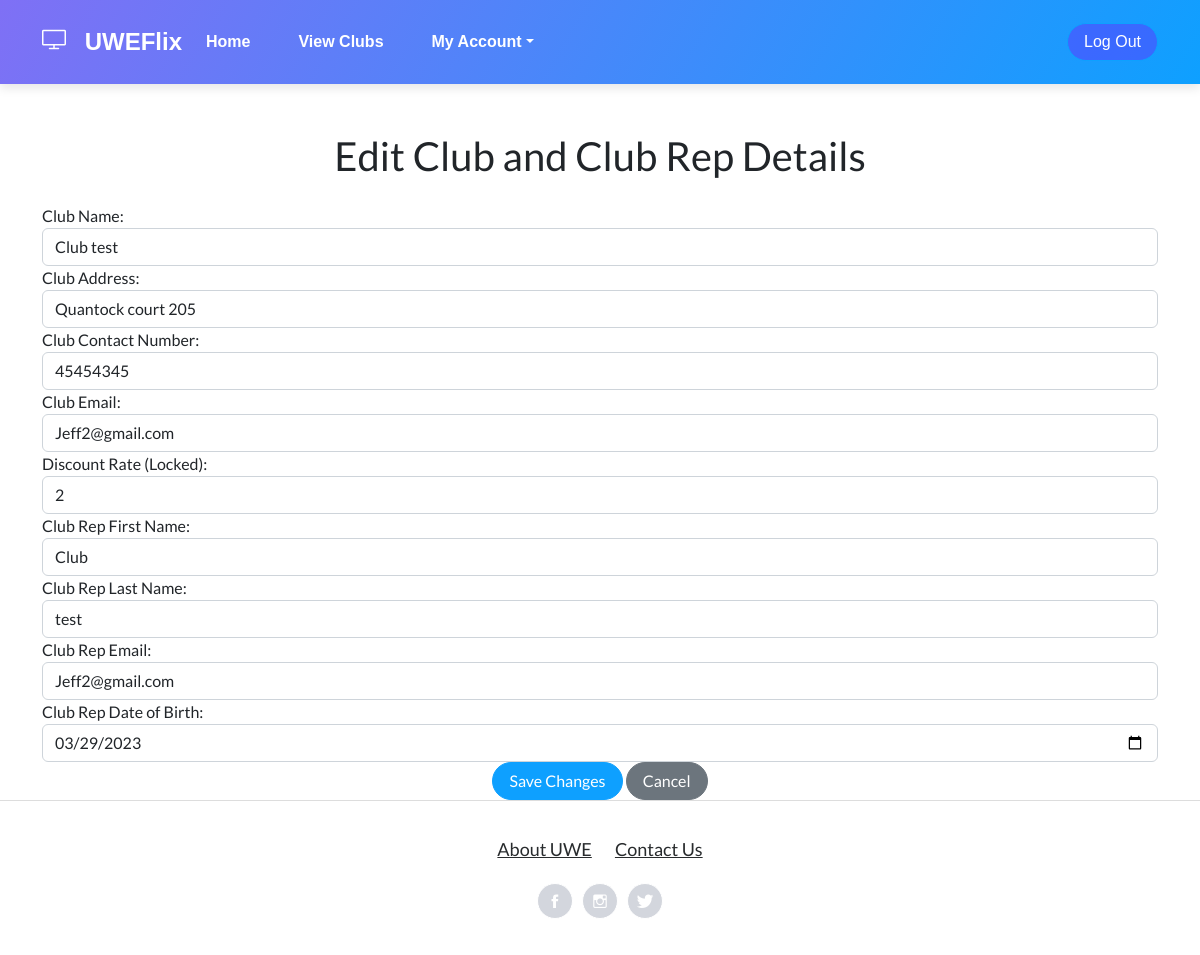
/cinmanager/club/1/update/, run on an earlier commit of the app's database.
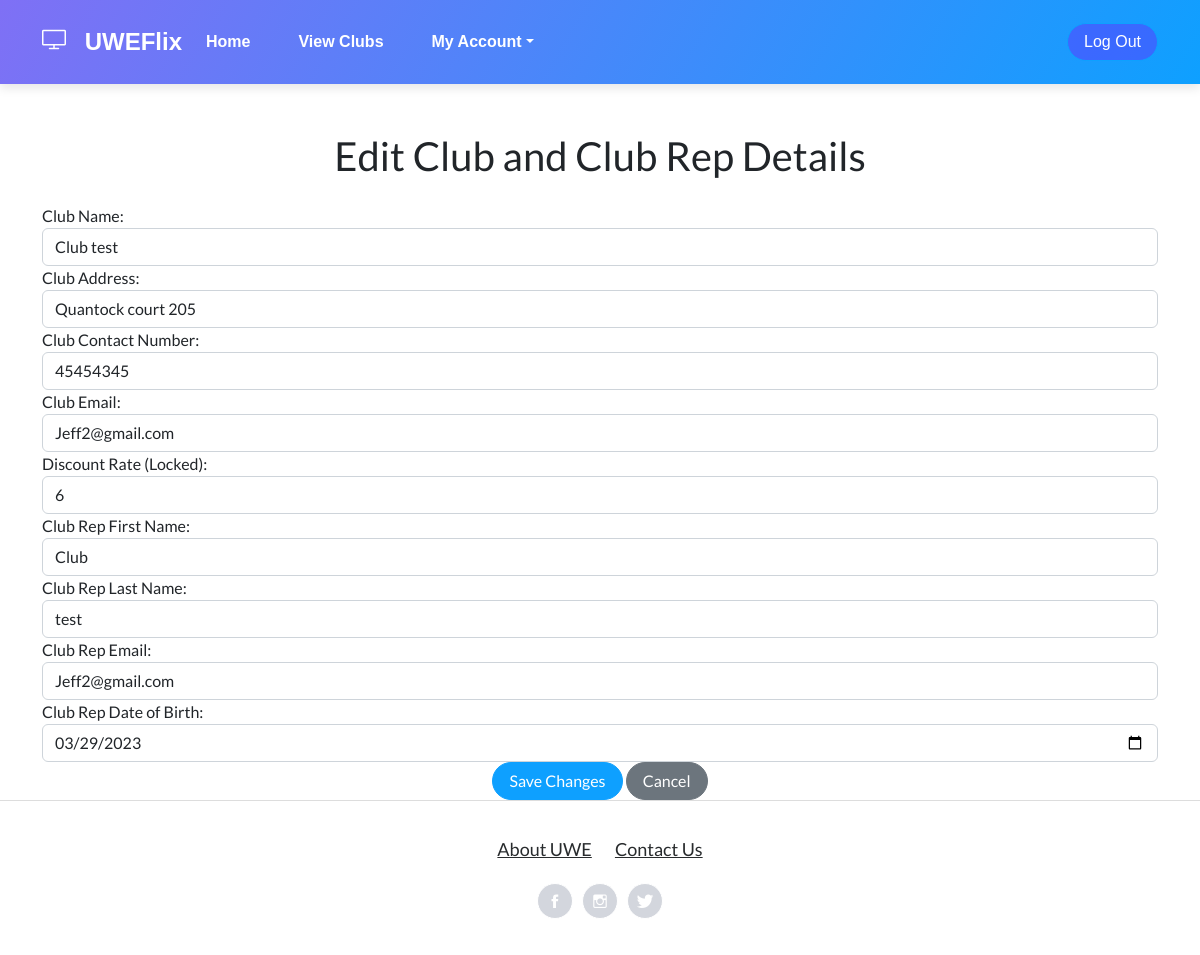
And on a later commit of the database.
### CinManager/models.py (models this page shows)
class Club(models.Model):
    id = models.AutoField(primary_key=True, unique=True)
    name = models.CharField(max_length=100)
    address = models.CharField(max_length=100)
    contact_number = models.CharField(max_length=100)
    email = models.CharField(max_length=100)
    discount_rate = models.PositiveIntegerField(default=0)

### CinManager/views.py (the view, shortened to what this page needs)
# urls.py: path('club/<int:club_id>/update/', views.update_club_rep, name='update_club_rep'),
def update_club_rep(request, club_id):
    userpermissions = check_permissions(request)
    club = Club.objects.get(pk=club_id)
    club_rep = ClubRep.objects.get(club=club)
    print("CLUB ID: ", club_id)
    return render(request, 'UWEFlix/editclubrep.html', {'club': club, 'club_rep': club_rep, 'userpermissions': userpermissions, 'club_id':club_id})

### CinManager/views.py (called while the page is built)
def check_permissions(request):
    if request.user.is_authenticated:
        if request.user.groups.filter(name='Cinema Managers').exists():
            userpermission = 1
        elif request.user.groups.filter(name='Club Representatives').exists():
            userpermission = 2
        elif request.user.groups.filter(name='Account Managers').exists():
            userpermission = 3
        elif request.user.groups.filter(name='Guest').exists():
            userpermission = 4
        else:
            userpermission = 0
    else:
        return redirect('Login')
    return userpermission

### web_project/templates/UWEFlix/editclubrep.html (shortened to what this page needs)
{% extends "UWEFlix/layout.html" %}
{% block content %}
<div class="container mt-5">
    <h1 class="text-center mb-4">Edit Club and Club Rep Details</h1>
    <form method="post" action="{% url 'update_club' club.id %}">
        <div class="form-group">
            <label for="id_name">Club Name:</label>
            <input type="text" class="form-control" name="name" id="id_name" value="{{ club.name }}" required>
        </div>
        <div class="form-group">
            <label for="id_address">Club Address:</label>
            <input type="text" class="form-control" name="address" id="id_address" value="{{ club.address }}" required>
        </div>
        <div class="form-group">
            <label for="id_contact_number">Club Contact Number:</label>
            <input type="text" class="form-control" name="contact_number" id="id_contact_number" value="{{ club.contact_number }}" required>
        </div>
        <div class="form-group">
            <label for="id_email">Club Email:</label>
            <input type="text" class="form-control" name="email" id="id_email" value="{{ club.email }}" required>
        </div>
        <div class="form-group">
            <label for="id_discount_rate">Discount Rate (Locked):</label>
            <input type="number" min="0" max="100" class="form-control" id="id_discount_rate" name="discount_rate" value="{{ club.discount_rate }}" required readonly>
        </div>
        <div class="form-group">
            <label for="id_firstname">Club Rep First Name:</label>
            <input type="text" class="form-control" name="first_name" id="id_firstname"
                value="{{ club_rep.user.first_name }}" required>
        </div>
        <div class="form-group">
            <label for="id_lastname">Club Rep Last Name:</label>
            <input type="text" class="form-control" name="last_name" id="id_lastname"
                value="{{ club_rep.user.last_name }}" required>
        </div>
        <div class="form-group">
            <label for="id_email">Club Rep Email:</label>
            <input type="text" class="form-control" name="email" id="id_email" value="{{ club_rep.user.email }}"
                required>
        </div>
        <div class="form-group">
            <label for="id_dateofbirth">Club Rep Date of Birth:</label>
            <input type="date" class="form-control" name="dateofbirth" id="id_dateofbirth" value="{{ club_rep.dateofbirth|date:'Y-m-d' }}" required>
        </div>
        <div class="text-center">
            <input type="submit" class="btn btn-primary" value="Save Changes">
            <a class="btn btn-secondary" href="{% url 'home' %}">Cancel</a>
        </div>
    </form>
</div>
{% endblock %}

What changed in the data, as far as the page shows it:
changed Club "Club test": discount_rate "2" → "6"
